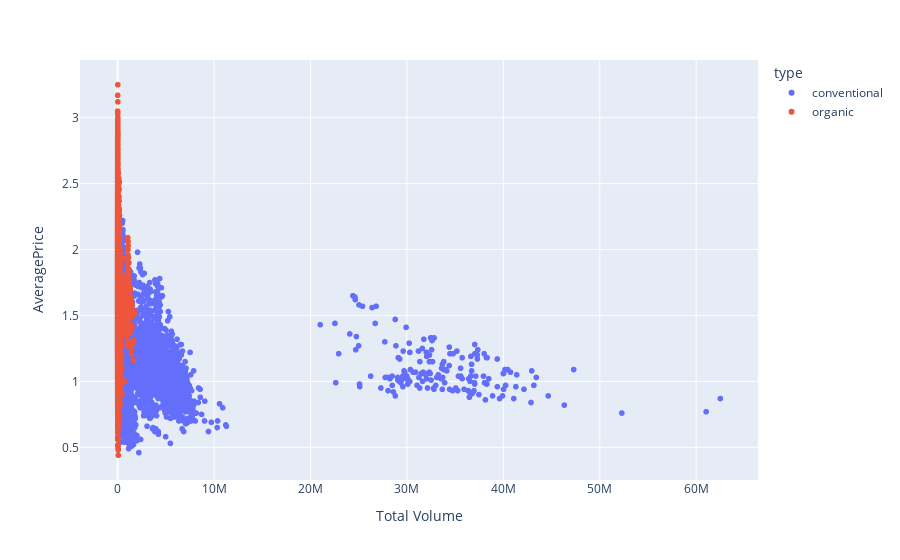

Source (notebook cell):
### Code cell
import plotly.express as px

# Example of creating an interactive scatter plot
fig = px.scatter(df, x='Total Volume', y='AveragePrice', color='type', hover_data=['region'])
fig.show()

### Figure 1 — Plotly figure (JSON) as saved in the notebook; plotly's stock layout.template omitted (floating-point values rounded to 4 significant figures; data arrays with more than 128 entries replaced by an {"elided": "..."} marker saying what was removed)
{"data": [{"customdata": {"elided": "9126x1 str values"}, "hovertemplate": "type=conventional<br>Total Volume=%{x}<br>AveragePrice=%{y}<br>region=%{customdata[0]}<extra></extra>", "legendgroup": "conventional", "marker": {"color": "#636efa", "symbol": "circle"}, "mode": "markers", "name": "conventional", "showlegend": true, "type": "scattergl", "x": {"elided": "9126 float values"}, "xaxis": "x", "y": {"elided": "9126 float values"}, "yaxis": "y"}, {"customdata": {"elided": "9123x1 str values"}, "hovertemplate": "type=organic<br>Total Volume=%{x}<br>AveragePrice=%{y}<br>region=%{customdata[0]}<extra></extra>", "legendgroup": "organic", "marker": {"color": "#EF553B", "symbol": "circle"}, "mode": "markers", "name": "organic", "showlegend": true, "type": "scattergl", "x": {"elided": "9123 float values"}, "xaxis": "x", "y": {"elided": "9123 float values"}, "yaxis": "y"}], "layout": {"autosize": true, "legend": {"title": {"text": "type"}, "tracegroupgap": 0}, "margin": {"t": 60}, "xaxis": {"anchor": "y", "autorange": true, "domain": [0, 1], "range": [-3704000.0, 66210000.0], "title": {"text": "Total Volume"}, "type": "linear"}, "yaxis": {"anchor": "x", "autorange": true, "domain": [0, 1], "range": [0.2224, 3.468], "title": {"text": "AveragePrice"}, "type": "linear"}}}
